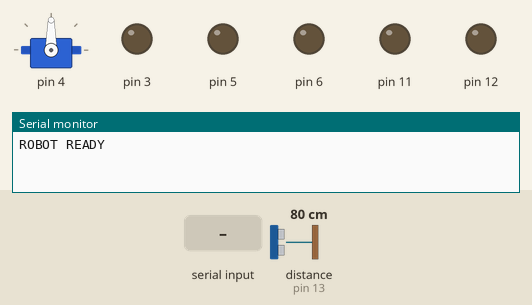
A sketch run on a simulated Arduino Uno, built with avr-gcc and run on an emulated ATmega328P. Parts: servo, output pins drawn as LEDs (lit = HIGH), the last lines printed to the serial monitor. The test bench sets the inputs (shaded band); at power-on: distance to the obstacle (sensor on pin 13) 80 cm. The echo pulse lasts 58.3 µs per cm.

Above: at 1.2 s.
1.3 s: "F" received over the second serial link
At 2.3 s:
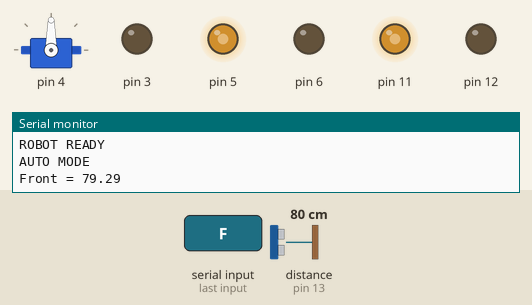
3.5 s: distance to the obstacle (sensor on pin 13) set to 22 cm
5.3 s: distance to the obstacle (sensor on pin 13) set to 18 cm
At 6.0 s:
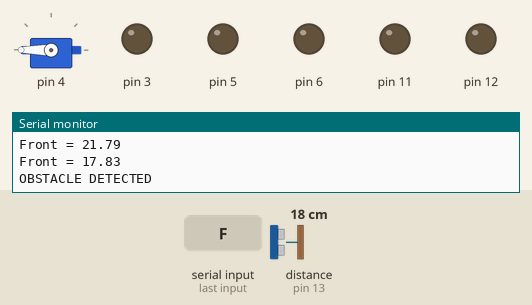
8.3 s: "T" received over the second serial link
At 11.0 s:
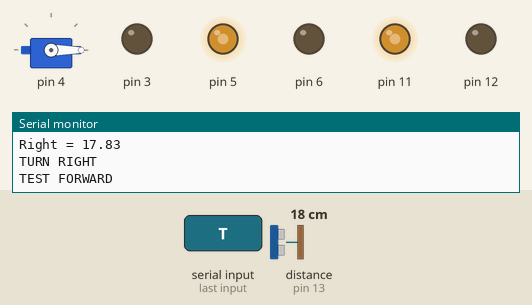
11.3 s: "B" received over the second serial link
At 11.6 s:
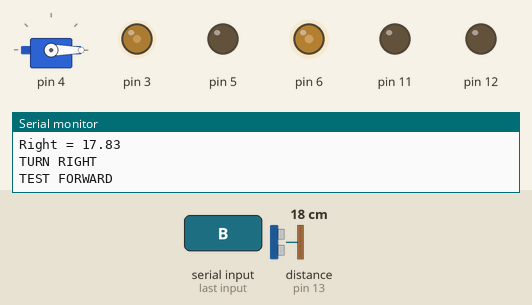
12.8 s: "L" received over the second serial link
At 13.9 s:
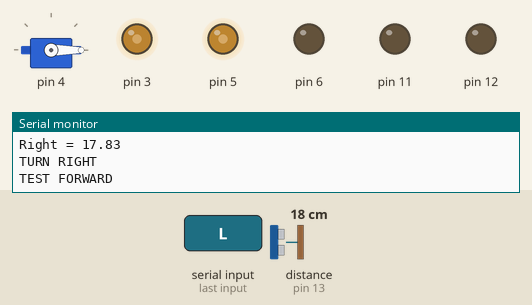
Timing chart, 0 to 15.3 s (numbered marks = the images above; inputs shaded):
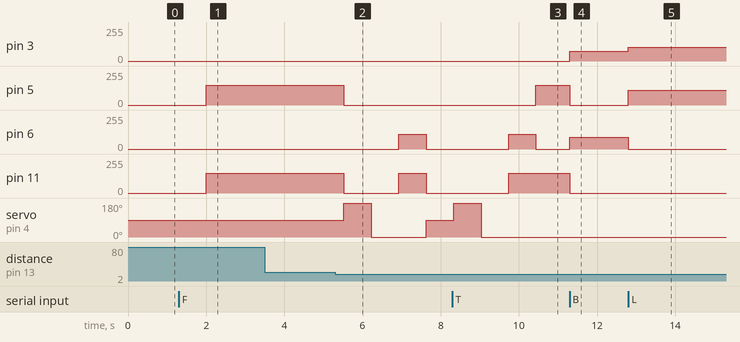

The sketch:

Robot_OOP.ino.ino
```cpp
// ====================================
// # INCLUDE ROBOT
// ====================================

#include "Robot.h"

// ====================================
// # OBJECT
// ====================================

Robot robot;

// ====================================
// # SETUP
// ====================================

void setup()
{
  robot.begin();
}

// ====================================
// # LOOP
// ====================================

void loop()
{
  robot.update();
}
```

BluetoothController.cpp
```cpp
#include "BluetoothController.h"

// ====================================
// # CONSTRUCTOR
// ====================================

BluetoothController::BluetoothController(
  int rxPin,
  int txPin)
  : BT(rxPin, txPin)
{
}

// ====================================
// # BEGIN
// ====================================

void BluetoothController::begin(
  long baudRate)
{
  BT.begin(baudRate);
}

// ====================================
// # AVAILABLE
// ====================================

bool BluetoothController::available()
{
  return BT.available();
}

// ====================================
// # READ COMMAND
// ====================================

char BluetoothController::readCommand()
{
  return BT.read();
}
```

BluetoothController.h
```cpp
#ifndef BLUETOOTH_CONTROLLER_H
#define BLUETOOTH_CONTROLLER_H

#include <SoftwareSerial.h>

// ====================================
// # BLUETOOTH CONTROLLER
// ====================================

class BluetoothController
{
  private:

    SoftwareSerial BT;

  public:

    // ====================================
    // # CONSTRUCTOR
    // ====================================

    BluetoothController(
      int rxPin,
      int txPin);

    // ====================================
    // # METHODS
    // ====================================

    void begin(long baudRate);

    bool available();

    char readCommand();
};

#endif
```

DistanceSensor.cpp
```cpp
#include "DistanceSensor.h"

#include <Arduino.h>

DistanceSensor::DistanceSensor(
  int trig,
  int echo)
{
  trigPin = trig;
  echoPin = echo;
}

void DistanceSensor::begin()
{
  pinMode(trigPin, OUTPUT);
  pinMode(echoPin, INPUT);
}

float DistanceSensor::getDistance()
{
  digitalWrite(trigPin, LOW);
  delayMicroseconds(2);

  digitalWrite(trigPin, HIGH);
  delayMicroseconds(10);

  digitalWrite(trigPin, LOW);

  long duration =
    pulseIn(echoPin, HIGH, 30000);

  if(duration <= 0)
  {
    return 999;
  }

  return duration * 0.034 / 2;
}
```

DistanceSensor.h
```cpp
#ifndef DISTANCE_SENSOR_H
#define DISTANCE_SENSOR_H

class DistanceSensor
{
  private:

    int trigPin;
    int echoPin;

  public:

    DistanceSensor(
      int trig,
      int echo);

    void begin();

    float getDistance();
};

#endif
```

Navigator.cpp
```cpp
// ====================================
// # INCLUDE MODULES
// ====================================

#include "Navigator.h"
#include <Arduino.h>
// ====================================
// # CONSTRUCTOR
// ====================================

Navigator::Navigator(
  DistanceSensor* sensorPtr,
  ServoScanner* scannerPtr)
{
  sensor = sensorPtr;

  scanner = scannerPtr;
}

// ====================================
// # SCAN LEFT
// ====================================

float Navigator::scanLeft()
{
  scanner->lookLeft();

  delay(700);

  return sensor->getDistance();
}

// ====================================
// # SCAN CENTER
// ====================================

float Navigator::scanCenter()
{
  scanner->lookCenter();

  delay(700);

  return sensor->getDistance();
}

// ====================================
// # SCAN RIGHT
// ====================================

float Navigator::scanRight()
{
  scanner->lookRight();

  delay(700);

  return sensor->getDistance();
}
```

Navigator.h
```cpp
#ifndef NAVIGATOR_H
#define NAVIGATOR_H

// ====================================
// # INCLUDE MODULES
// ====================================

#include "DistanceSensor.h"
#include "ServoScanner.h"

// ====================================
// # NAVIGATOR
// ====================================

class Navigator
{
  private:

    DistanceSensor* sensor;

    ServoScanner* scanner;

  public:

    // ====================================
    // # CONSTRUCTOR
    // ====================================

    Navigator(
      DistanceSensor* sensorPtr,
      ServoScanner* scannerPtr);

    // ====================================
    // # METHODS
    // ====================================

    float scanLeft();

    float scanCenter();

    float scanRight();
};

#endif
```

Robot.cpp
```cpp
#include "Robot.h"
#include <Arduino.h>

// ====================================
// # CONSTRUCTOR
// ====================================

Robot::Robot()

  :

  motor(
    5,
    6,
    11,
    3),

  sensor(
    12,
    13),

  scanner(
    4,
    180,
    90,
    0),

  bluetooth(
    7,
    8),

  navigator(
    &sensor,
    &scanner)

{
  autoMode = false;

  motorSpeed = 200;
}

// ====================================
// # BEGIN
// ====================================

void Robot::begin()
{
  Serial.begin(9600);

  motor.begin();

  sensor.begin();

  scanner.begin();

  bluetooth.begin(9600);

  Serial.println("ROBOT READY");
}

// ====================================
// # UPDATE
// ====================================

void Robot::update()
{
  processBluetooth();

  if(autoMode)
  {
    runAutonomous();
  }
}
  // ====================================
// # EXECUTE COMMAND
// ====================================

void Robot::executeCommand(char cmd)
{
    if(cmd >= '1' && cmd <= '6')
    {
        setSpeedFromCommand(cmd);

        return;
    }
    switch(cmd)
    {
    // ====================================
    // # FORWARD
    // ====================================

    case 'F':

      autoMode = true;

      Serial.println("AUTO MODE");

      break;

    // ====================================
    // # BACKWARD
    // ====================================

    case 'B':

      autoMode = false;

      motor.backward();

      break;

    case 'L':

      autoMode = false;

      motor.leftPivot();

      break;

    case 'R':

      autoMode = false;

      motor.rightPivot();

      break;

    case 'S':

      autoMode = false;

      motor.stop();

      break;

    case 'T':

      autoMode = false;

      motor.forward();

      Serial.println("TEST FORWARD");
      break;
  }

}

// ====================================
// # SPEED CONTROL
// ====================================

void Robot::setSpeedFromCommand(char cmd)
{
    switch(cmd)
    {
        case '1':

            motor.setSpeed(80);

            Serial.println("SPEED 80");

            break;

        case '2':

            motor.setSpeed(125);

            Serial.println("SPEED 125");

            break;

        case '3':

            motor.setSpeed(170);

            Serial.println("SPEED 170");

            break;

        case '4':

            motor.setSpeed(190);

            Serial.println("SPEED 190");

            break;

        case '5':

            motor.setSpeed(225);

            Serial.println("SPEED 225");

            break;
    }
}
// ====================================
// # BLUETOOTH PROCESSOR
// ====================================

void Robot::processBluetooth()
{
  if(bluetooth.available())
  {
    char cmd =
      bluetooth.readCommand();

    executeCommand(cmd);
  }
}

// ====================================
// # AUTONOMOUS MODE
// ====================================

void Robot::runAutonomous()
{
  float frontDistance =
    navigator.scanCenter();

  Serial.print("Front = ");
  Serial.println(frontDistance);

  if(frontDistance > 20)
  {
    motor.forward();

    return;
  }

  Serial.println("OBSTACLE DETECTED");

  motor.stop();

  float leftDistance =
    navigator.scanLeft();

  float rightDistance =
    navigator.scanRight();

  Serial.print("Left = ");
  Serial.println(leftDistance);

  Serial.print("Right = ");
  Serial.println(rightDistance);

  if(leftDistance > rightDistance)
  {
    Serial.println("TURN LEFT");

    motor.leftPivot();

    delay(700);
  }
  else
  {
    Serial.println("TURN RIGHT");

    motor.rightPivot();

    delay(700);
  }

  motor.stop();
}
```

Robot.h
```cpp
#ifndef ROBOT_H
#define ROBOT_H

// ====================================
// # INCLUDE MODULES
// ====================================

#include "MotorDriver.h"
#include "DistanceSensor.h"
#include "ServoScanner.h"
#include "BluetoothController.h"
#include "Navigator.h"

// ====================================
// # ROBOT CLASS
// ====================================

class Robot
{
  private:

    // ====================================
    // # MODULES
    // ====================================

    MotorDriver motor;

    DistanceSensor sensor;

    ServoScanner scanner;

    BluetoothController bluetooth;

    Navigator navigator;

    // ====================================
    // # STATE
    // ====================================

    bool autoMode;

    int motorSpeed;

  public:

    // ====================================
    // # SPEED CONTROL
    // ====================================

    void setSpeedFromCommand(char cmd);

    // ====================================
    // # AUTONOMOUS
    // ====================================

    void runAutonomous();

    void executeCommand(char cmd);

    // ====================================
    // # CONSTRUCTOR
    // ====================================
    void processBluetooth();
    Robot();

    // ====================================
    // # METHODS
    // ====================================

    void begin();

    void update();
};

#endif
```

ServoScanner.cpp
```cpp
#include "ServoScanner.h"

// ====================================
// # CONSTRUCTOR
// ====================================

ServoScanner::ServoScanner(
  int pin,
  int left,
  int center,
  int right)
{
  servoPin = pin;

  leftAngle = left;
  centerAngle = center;
  rightAngle = right;
}

// ====================================
// # BEGIN
// ====================================

void ServoScanner::begin()
{
  scanner.attach(servoPin);

  lookCenter();
}

// ====================================
// # LOOK LEFT
// ====================================

void ServoScanner::lookLeft()
{
  scanner.write(leftAngle);
}

// ====================================
// # LOOK CENTER
// ====================================

void ServoScanner::lookCenter()
{
  scanner.write(centerAngle);
}

// ====================================
// # LOOK RIGHT
// ====================================

void ServoScanner::lookRight()
{
  scanner.write(rightAngle);
}
```

ServoScanner.h
```cpp
#ifndef SERVO_SCANNER_H
#define SERVO_SCANNER_H

#include <Servo.h>

// ====================================
// # SERVO SCANNER CLASS
// ====================================

class ServoScanner
{
  private:

    Servo scanner;

    int servoPin;

    int leftAngle;
    int centerAngle;
    int rightAngle;

  public:

    // ====================================
    // # CONSTRUCTOR
    // ====================================

    ServoScanner(
      int pin,
      int left,
      int center,
      int right);

    // ====================================
    // # METHODS
    // ====================================

    void begin();

    void lookLeft();

    void lookCenter();

    void lookRight();
};

#endif
```

MotorDriver.cpp
```cpp
#include "MotorDriver.h"

#include <Arduino.h>


MotorDriver::MotorDriver(
  int ain1,
  int ain2,
  int bin1,
  int bin2)
{
  AIN1 = ain1;
  AIN2 = ain2;

  BIN1 = bin1;
  BIN2 = bin2;
}

void MotorDriver::begin()
{
  pinMode(AIN1, OUTPUT);
  pinMode(AIN2, OUTPUT);

  pinMode(BIN1, OUTPUT);
  pinMode(BIN2, OUTPUT);
}

// ==============================
// # FORWARD
// ==============================

void MotorDriver::forward()
{
    analogWrite(AIN1, 150);
    analogWrite(AIN2, 0);

    analogWrite(BIN1, 150);
    analogWrite(BIN2, 0);
}

void MotorDriver::backward()
{

    analogWrite(AIN1, 0);
    analogWrite(AIN2, speed + 10);

    analogWrite(BIN1, 0);
    analogWrite(BIN2, speed -5);
}

void MotorDriver::leftPivot()
{
  analogWrite(AIN1, speed + 30);
  analogWrite(AIN2, 0);

  analogWrite(BIN1, 0);
  analogWrite(BIN2, speed + 25);
}

void MotorDriver::rightPivot()
{
  analogWrite(AIN1, 0);
  analogWrite(AIN2, speed + 30);

  analogWrite(BIN1, 150);
  analogWrite(BIN2, 0);
}

void MotorDriver::stop()
{
  analogWrite(AIN1, 0);
  analogWrite(AIN2, 0);

  analogWrite(BIN1, 0);
  analogWrite(BIN2, 0);
}

// ====================================
// # SET SPEED
// ====================================

void MotorDriver::setSpeed(int newSpeed)
{
    speed = constrain(newSpeed, 0, 255);

    Serial.print("Motor Speed = ");
    Serial.println(speed);
}
```

MotorDriver.h
```cpp
#ifndef MOTOR_DRIVER_H
#define MOTOR_DRIVER_H

class MotorDriver
{
  private:

// ====================================
// # MOTOR BALANCE
// ====================================

int leftOffset = 0;

// ====================================
// # DEFAULT MANUAL SPEED
// ====================================

int speed = 80;

    int AIN1;
    int AIN2;
    int BIN1;
    int BIN2;

  public:

    // ====================================
    // # SPEED CONTROL
    // ====================================

    void setSpeed(int newSpeed);

    MotorDriver(
      int ain1,
      int ain2,
      int bin1,
      int bin2);

    void begin();

    void forward();

    void backward();

    void leftPivot();

    void rightPivot();

    void stop();
};

#endif
```

Measured:
- the behaviour switches between 21 and 20 cm on distance to the obstacle (sensor on pin 13) (found by bisection; images 1 and 2)
- after the input at 1.3 s, pin 5, pin 11: 0/255 → 150/255 after 0.71 s
- after the input at 5.3 s, pin 5: 150/255 → 0/255 after 0.22 s; pin 6: 0/255 → 110/255 after 1.6 s, → 0/255 0.70 s later; pin 11: 150/255 → 0/255 after 0.22 s, → 150/255 1.4 s later, → 0/255 0.70 s later; servo on pin 4: 90° → 180° after 0.22 s, → 0° 0.70 s later, → 90° 1.4 s later
- after the input at 8.3 s, pin 5: 0/255 → 150/255 after 2.1 s; pin 11: goes on until 9.7 s, then stays 150/255; servo on pin 4: goes on until 9.0 s, then stays 0°
- after the input at 11.3 s, pin 3: 0/255 → 75/255 at once; pin 5, pin 11: 150/255 → 0/255 at once; pin 6: 0/255 → 90/255 at once
- after the input at 12.8 s, pin 3: 75/255 → 105/255 at once; pin 5: 0/255 → 110/255 at once; pin 6: 90/255 → 0/255 at once
